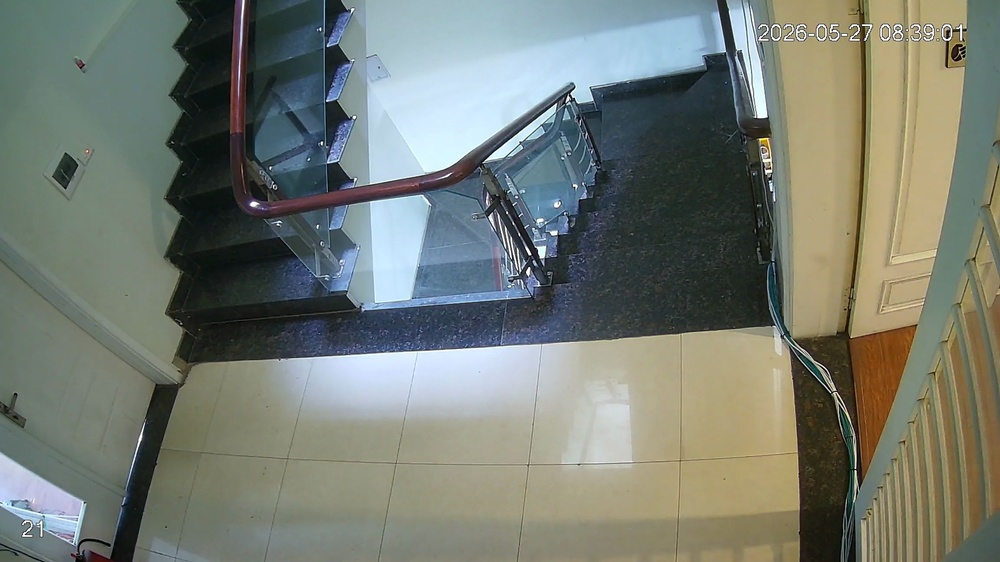
#> input picture snapshot_2026-05-27T01-39-57.jpg, 1000 x 562 px, shrunk from 2304 x 1296 before the run
$ python veline.py
#> lines starting #> are read from the running program, lines starting #| are printed output that depends on the picture; after the words box and inside, x2 and y2 are one past the last pixel; in counts of white or black regions, pixels touching at a corner belong together
#> further down, img is the input picture: shape (562, 1000, 3); mean B, G, R 114.4, 123.6, 117.8
import cv2
import json
import numpy as np
import os

# ================= 1. CẤU HÌNH ĐẦU VÀO =================
# Bác nhớ đổi lại tên ảnh cho khớp với ảnh cắt từ camera thực tế của bác
IMAGE_PATH = 'snapshot_2026-05-27T01-39-57.jpg'
CONFIG_FILE = 'camera_config2.json'

drawing_mode = 'ROI'
points = {
    'ROI': [],
    'HANDRAIL_LEFT_POLY': [],
    'HANDRAIL_RIGHT_POLY': [],
    'STEP_BOTTOM': [],
    'STEP_TOP': []
}

def get_midpoint(p1, p2):
    return (int((p1[0] + p2[0]) / 2), int((p1[1] + p2[1]) / 2))

# ================= 2. HÀM XỬ LÝ CHUỘT =================
def mouse_handler(event, x, y, flags, param):
    global drawing_mode, points

    if event == cv2.EVENT_LBUTTONDOWN:
        # Bậc đáy và Bậc đỉnh chỉ lấy 2 điểm (vẽ đường thẳng)
        if drawing_mode in ['STEP_BOTTOM', 'STEP_TOP'] and len(points[drawing_mode]) >= 2:
            print(f"[{drawing_mode}] đã đủ 2 điểm! Bấm 'C' nếu muốn vẽ lại.")
            return

        # Lan can và ROI là Đa giác (Poly) nên cho phép click nhiều điểm
        points[drawing_mode].append((x, y))
        render_ui()

# ================= 3. HÀM RENDER GIAO DIỆN =================
def render_ui():
    img_display = img_clone.copy()

    # 1. Vẽ ROI (Xanh lá)
    if len(points['ROI']) > 0:
        pts = np.array(points['ROI'], np.int32).reshape((-1, 1, 2))
        cv2.polylines(img_display, [pts], isClosed=True, color=(0, 255, 0), thickness=2)
        for p in points['ROI']: cv2.circle(img_display, p, 5, (0, 0, 255), -1)

    # 2. Vẽ Đa giác Lan can Trái (Cam)
    if len(points['HANDRAIL_LEFT_POLY']) > 0:
        pts = np.array(points['HANDRAIL_LEFT_POLY'], np.int32).reshape((-1, 1, 2))
        cv2.polylines(img_display, [pts], isClosed=True, color=(0, 165, 255), thickness=2)
        if len(points['HANDRAIL_LEFT_POLY']) >= 3:
            overlay = img_display.copy()
            cv2.fillPoly(overlay, [pts], (0, 165, 255))
            cv2.addWeighted(overlay, 0.3, img_display, 0.7, 0, img_display)
        for p in points['HANDRAIL_LEFT_POLY']: cv2.circle(img_display, p, 5, (0, 165, 255), -1)

    # 3. Vẽ Đa giác Lan can Phải (Hồng)
    if len(points['HANDRAIL_RIGHT_POLY']) > 0:
        pts = np.array(points['HANDRAIL_RIGHT_POLY'], np.int32).reshape((-1, 1, 2))
        cv2.polylines(img_display, [pts], isClosed=True, color=(255, 0, 255), thickness=2)
        if len(points['HANDRAIL_RIGHT_POLY']) >= 3:
            overlay = img_display.copy()
            cv2.fillPoly(overlay, [pts], (255, 0, 255))
            cv2.addWeighted(overlay, 0.3, img_display, 0.7, 0, img_display)
        for p in points['HANDRAIL_RIGHT_POLY']: cv2.circle(img_display, p, 5, (255, 0, 255), -1)

    # 4. Vẽ Cầu thang & Trục giữa
    mid_bottom, mid_top = None, None
    if len(points['STEP_BOTTOM']) == 2:
        cv2.line(img_display, points['STEP_BOTTOM'][0], points['STEP_BOTTOM'][1], (0, 0, 255), 2)
        mid_bottom = get_midpoint(points['STEP_BOTTOM'][0], points['STEP_BOTTOM'][1])
        cv2.circle(img_display, mid_bottom, 6, (0, 255, 255), -1)
    for p in points['STEP_BOTTOM']: cv2.circle(img_display, p, 5, (0, 0, 255), -1)

    if len(points['STEP_TOP']) == 2:
        cv2.line(img_display, points['STEP_TOP'][0], points['STEP_TOP'][1], (255, 0, 0), 2)
        mid_top = get_midpoint(points['STEP_TOP'][0], points['STEP_TOP'][1])
        cv2.circle(img_display, mid_top, 6, (0, 255, 255), -1)
    for p in points['STEP_TOP']: cv2.circle(img_display, p, 5, (255, 0, 0), -1)

    if mid_bottom and mid_top:
        cv2.line(img_display, mid_bottom, mid_top, (0, 255, 255), 3)
        cv2.putText(img_display, "CENTER LINE", (mid_top[0] + 10, mid_top[1] + 20),
                    cv2.FONT_HERSHEY_SIMPLEX, 0.6, (0, 255, 255), 2)

    # UI Hướng dẫn
    menu_text = [
        f"MODE: {drawing_mode}",
        "[1] ROI Safe Zone (Màu Xanh lá - Chấm 4 điểm)",
        "[2] Lan can TRÁI (Màu Cam - Chấm dọc lan can)",
        "[3] Lan can PHẢI (Màu Hồng - Chấm dọc mép tường)",
        "[4] Bậc THẤP NHẤT (Chấm 2 điểm GẦN camera)",
        "[5] Bậc CAO NHẤT (Chấm 2 điểm XA camera)",
        "[C] Xóa vùng vẽ hiện tại | [S] LƯU & THOÁT"
    ]

    for i, text in enumerate(menu_text):
        color = (0, 255, 255) if i == 0 else (255, 255, 255)
        cv2.putText(img_display, text, (20, 30 + i * 30), cv2.FONT_HERSHEY_SIMPLEX, 0.7, color, 2)
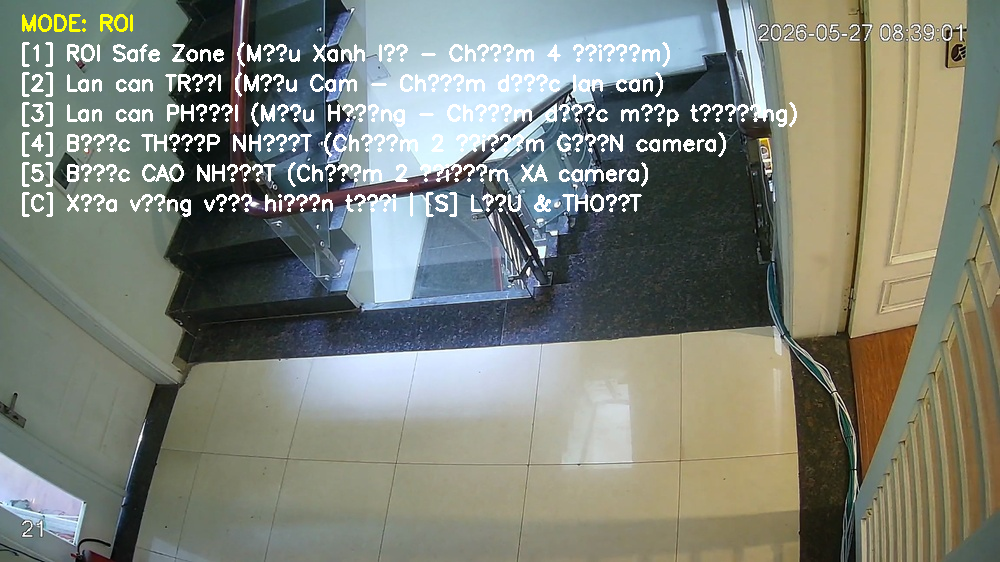
#> img_display: shape (562, 1000, 3); 4.5% of pixels changed, all inside (x1, y1, x2, y2) = (22, 14, 797, 217)

    cv2.imshow("Smart Config UI", img_display)

# ================= 4. KHỞI CHẠY =================
if not os.path.exists(IMAGE_PATH):
    print(f"❌ Lỗi: Không tìm thấy file ảnh '{IMAGE_PATH}'!")
    exit()

img = cv2.imread(IMAGE_PATH)
img_clone = img.copy()

cv2.namedWindow("Smart Config UI", cv2.WINDOW_NORMAL)
cv2.setMouseCallback("Smart Config UI", mouse_handler)
render_ui()

while True:
    key = cv2.waitKey(1) & 0xFF
#> (key q is pressed here)

    if key == ord('1'): drawing_mode = 'ROI'; render_ui()
    elif key == ord('2'): drawing_mode = 'HANDRAIL_LEFT_POLY'; render_ui()
    elif key == ord('3'): drawing_mode = 'HANDRAIL_RIGHT_POLY'; render_ui()
    elif key == ord('4'): drawing_mode = 'STEP_BOTTOM'; render_ui()
    elif key == ord('5'): drawing_mode = 'STEP_TOP'; render_ui()
    elif key == ord('c'):
        points[drawing_mode] = []
        render_ui()
    elif key == ord('s'):
        if len(points['STEP_BOTTOM']) == 2 and len(points['STEP_TOP']) == 2:
            points['CENTER_LINE'] = [
                get_midpoint(points['STEP_BOTTOM'][0], points['STEP_BOTTOM'][1]),
                get_midpoint(points['STEP_TOP'][0], points['STEP_TOP'][1])
            ]
        with open(CONFIG_FILE, 'w') as f:
            json.dump(points, f, indent=4)
        print("✅ Đã lưu cấu hình không gian vào camera_config.json thành công!")
        break
    elif key == ord('q'):
        break

cv2.destroyAllWindows()
